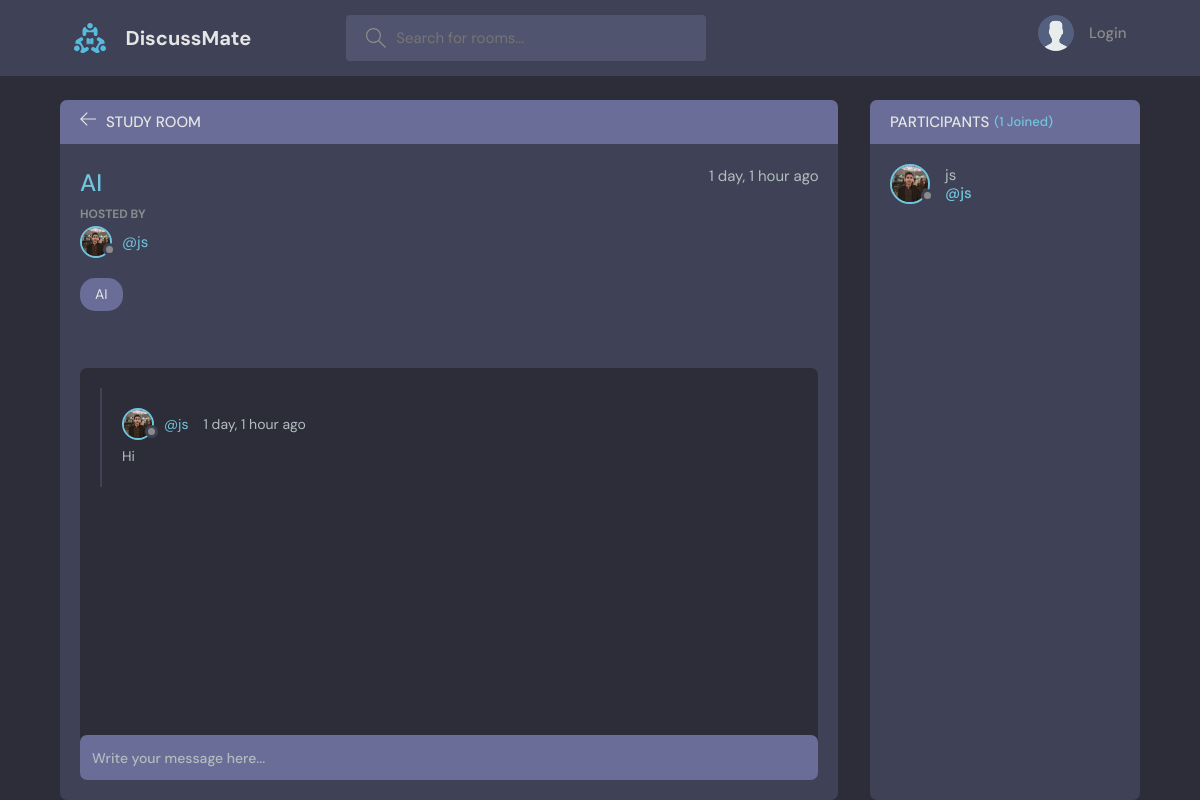
The page /room/1/ on the database its author committed.
### base/models.py (models this page shows, shortened)
class Room(models.Model):
    host = models.ForeignKey(User,on_delete=models.SET_NULL,null=True)
    topic = models.ForeignKey(Topic,on_delete=models.SET_NULL,null=True)
    name = models.CharField(max_length=200)
    description = models.TextField(blank=True,null=True)
    participants = models.ManyToManyField(User, related_name='participants',blank=True)
    updated = models.DateTimeField(auto_now=True)
    created = models.DateTimeField(auto_now_add=True)
    class Meta:
        ordering = ['-updated','-created']

class User(AbstractUser):
    name = models.CharField(max_length=200,null=True)
    email = models.EmailField(unique=True,null=True)
    bio = models.TextField(null=True)
    avatar = models.ImageField(null=True,default="avatar.svg")
    REQUIRED_FIELDS = []

class Topic(models.Model):
    name = models.CharField(max_length=200)
    def __str__(self):
        return self.name

class Message(models.Model):
    user = models.ForeignKey(User,on_delete=models.CASCADE)
    room = models.ForeignKey(Room,on_delete=models.CASCADE)
    body = models.TextField()
    updated = models.DateTimeField(auto_now=True)
    created = models.DateTimeField(auto_now_add=True)
    class Meta:
        ordering = ['-updated','-created']

### base/views.py (the view)
# urls.py: path('room/<int:pk>/',views.room,name='room'),
def room(request,pk):
    room = Room.objects.get(id=pk)
    room_messages = room.message_set.all()
    participants = room.participants.all()
    if request.method=='POST':
        message = Message.objects.create(
            user = request.user, room = room, body = request.POST.get('body')
        )
        room.participants.add(request.user)
        return redirect('room',pk=room.id)
    context = {"room":room,
               "room_messages":room_messages,
               "participants":participants,
               }
    return render(request,'base/room.html',context)

### templates/base/room.html (shortened to what this page needs)
{% extends "main.html" %}
{% block content %}
<main class="profile-page layout layout--2">
  <div class="container">
    <div class="room">
      <div class="room__top">
        <div class="room__topLeft">
          <a href="{% url 'home' %}">
            <svg version="1.1" xmlns="http://www.w3.org/2000/svg" width="32" height="32" viewBox="0 0 32 32">
              <title>arrow-left</title>
              <path
                d="M13.723 2.286l-13.723 13.714 13.719 13.714 1.616-1.611-10.96-10.96h27.625v-2.286h-27.625l10.965-10.965-1.616-1.607z">
              </path>
            </svg>
          </a>
          <h3>Study Room</h3>
        </div>
      </div>
      <div class="room__box scroll">
        <div class="room__header scroll">
          <div class="room__info">
            <h3>{{room.name}}</h3>
            <span>{{room.created|timesince}} ago</span>
          </div>
          <div class="room__hosted">
            <p>Hosted By</p>
            <a href="{% url 'profile' room.host.id %}" class="room__author">
              <div class="avatar avatar--small">
                <img src="{{room.host.avatar.url}}" />
              </div>
              <span>@{{room.host.username}}</span>
            </a>
          </div>
          <span class="room__topics">{{room.topic}}</span>
        </div>
        <div class="room__conversation">
          <div class="threads scroll">
            {% for message in room_messages %}
            <div class="thread">
              <div class="thread__top">
                <div class="thread__author">
                  <a href="{% url 'profile' message.user.id %}" class="thread__authorInfo">
                    <div class="avatar avatar--small">
                      <img src="{{message.user.avatar.url}}" />
                    </div>
                    <span>@{{message.user.username}}</span>
                  </a>
                  <span class="thread__date">{{message.created|timesince}} ago</span>
                </div>
              </div>
              <div class="thread__details">
                {{message.body}}
              </div>
            </div>
           {% endfor %}
          </div>
        </div>
      </div>
      <div class="room__message">
        <form action="" method="POST">
          <input name="body" type="text" placeholder="Write your message here..." />
        </form>
      </div>
    </div>
    <div class="participants">
      <h3 class="participants__top">Participants <span>({{participants.count}} Joined)</span></h3>
      <div class="participants__list scroll">
        {% for user in participants %}
        <a href="{% url 'profile' user.id %}" class="participant">
          <div class="avatar avatar--medium">
            <img src="{{user.avatar.url}}" />
          </div>
          <p>
            {{ user.username }}
            <span>@{{ user.username }}</span>
          </p>
        </a>
        {% endfor %}
      </div>
    </div>
  </div>
</main>
{% endblock content %}

### rows shown on the page
Room: name "AI", created "1 day, 1 hour", host.avatar (picture), host.username "js", topic "AI"
Message: user.avatar (picture), user.username "js", created "1 day, 1 hour", body "Hi"
User: avatar (picture), username "js"

### other values the page prints
{{ participants.count }} "1"
